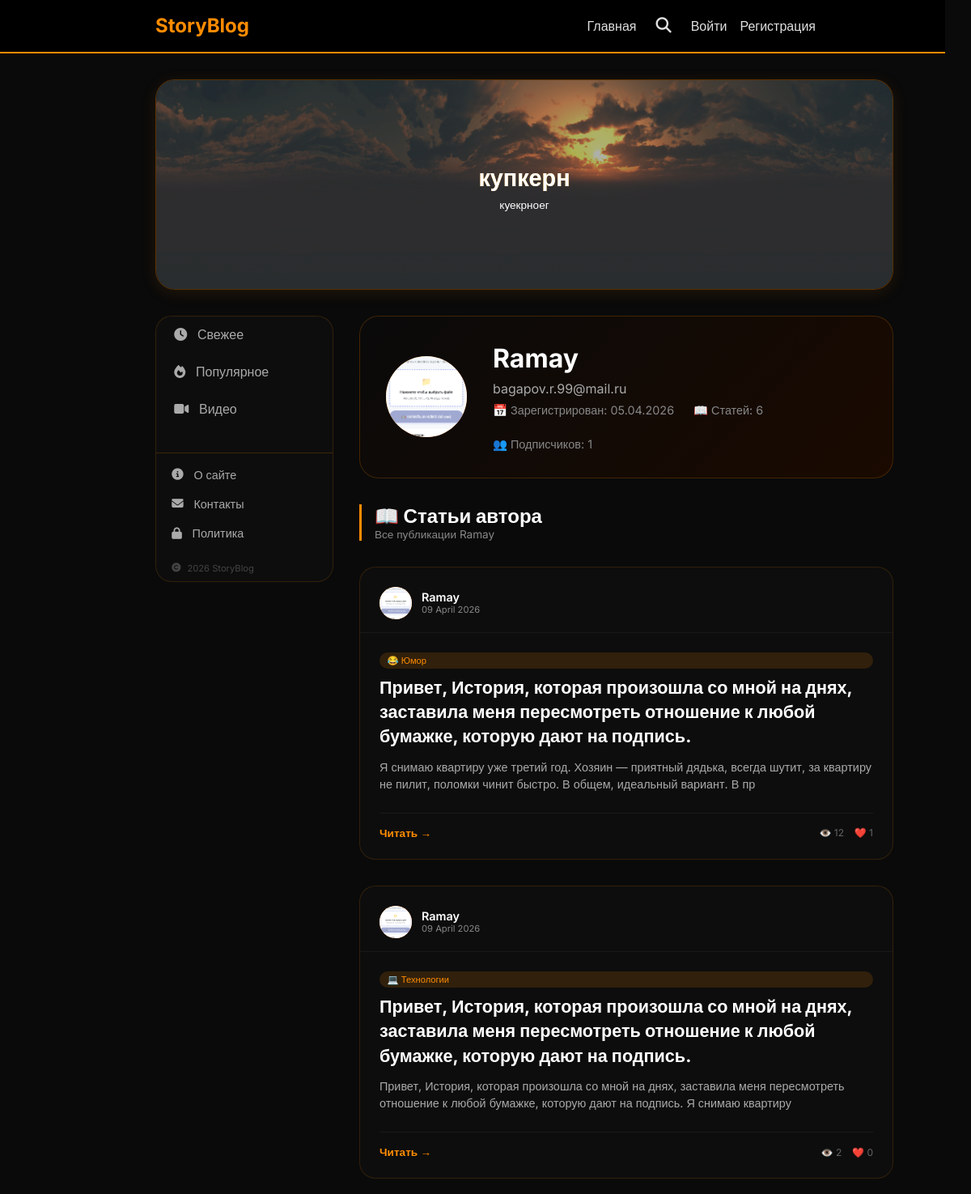
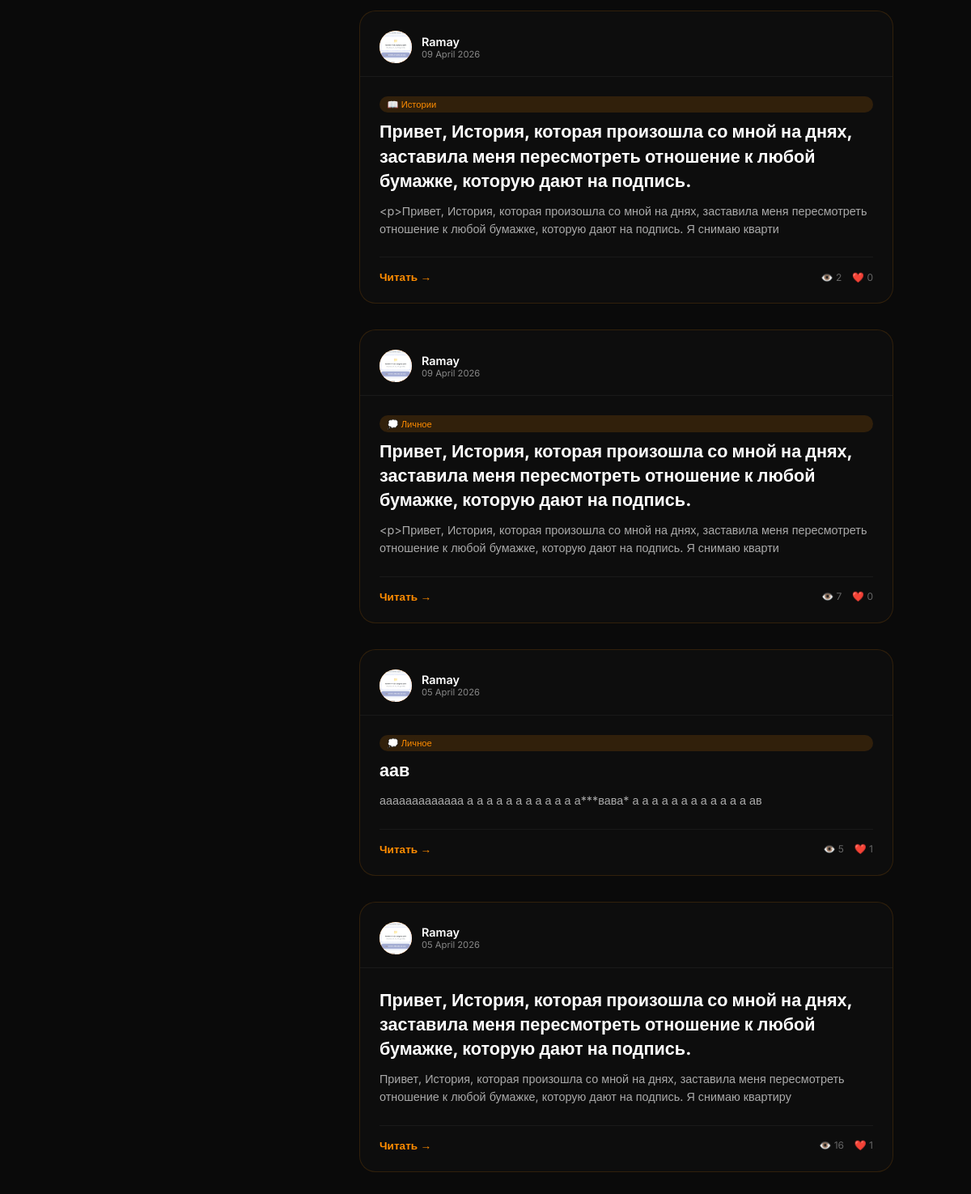
Page /user/1 on the committed database (2 pictures, top to bottom).
### database.py (models this page shows)
class SliderItem(Base):
    __tablename__ = 'slider_items'
    id = Column(Integer, primary_key=True)
    title = Column(String, default='')
    label = Column(String, default='')
    icon = Column(String, default='📖')
    image_url = Column(String, default='')
    link = Column(String, default='')
    is_active = Column(Boolean, default=True)
    order = Column(Integer, default=0)
    image_position = Column(String, default='cover')
    text_position = Column(String, default='center')
    text_color = Column(String, default='#ffffff')
    text_size = Column(String, default='medium')
    overlay_opacity = Column(Integer, default=30)
    created_at = Column(DateTime, default=datetime.now)

class User(Base):
    __tablename__ = 'users'
    id = Column(Integer, primary_key=True)
    email = Column(String, unique=True, index=True)
    username = Column(String, unique=True, index=True)
    hashed_password = Column(String)
    avatar = Column(String, default='default.png')
    is_admin = Column(Boolean, default=False)
    is_active = Column(Boolean, default=True)
    created_at = Column(DateTime, default=datetime.now)

class Article(Base):
    __tablename__ = 'articles'
    id = Column(Integer, primary_key=True)
    title = Column(String, index=True)
    slug = Column(String, unique=True, index=True)
    description = Column(String, default='')
    content = Column(Text)
    user_id = Column(Integer, ForeignKey('users.id'))
    is_published = Column(Boolean, default=False)
    views = Column(Integer, default=0)
    likes = Column(Integer, default=0)
    created_at = Column(DateTime, default=datetime.now)
    updated_at = Column(DateTime, default=datetime.now, onupdate=datetime.now)

class Category(Base):
    __tablename__ = 'categories'
    id = Column(Integer, primary_key=True)
    name = Column(String, unique=True)
    slug = Column(String, unique=True)
    icon = Column(String, default='📁')
    color = Column(String, default='#ff8c00')
    created_at = Column(DateTime, default=datetime.now)

### main.py (the view)
@app.get("/user/{user_id}", response_class=HTMLResponse)
async def user_profile(request: Request, user_id: int, db: Session = Depends(get_db)):
    current_user = get_current_user(request, db)
    author = db.query(User).filter(User.id == user_id).first()
    if not author:
        return templates.TemplateResponse("404.html", {"request": request, "user": current_user}, status_code=404)
    articles = db.query(Article).filter(Article.user_id == user_id, Article.is_published == True).order_by(Article.created_at.desc()).all()
    for article in articles:
        article_cat = db.query(ArticleCategory).filter(ArticleCategory.article_id == article.id).first()
        if article_cat:
            cat = db.query(Category).filter(Category.id == article_cat.category_id).first()
            article.category = cat
    is_subscribed = False
    subscribers_count = db.query(Subscription).filter(Subscription.author_id == user_id).count()
    if current_user:
        is_subscribed = db.query(Subscription).filter(
            Subscription.subscriber_id == current_user.id,
            Subscription.author_id == user_id
        ).first() is not None
    slider_items = db.query(SliderItem).filter(SliderItem.is_active == True).order_by(SliderItem.order).all()
    return templates.TemplateResponse("user_profile.html", {
        "request": request,
        "user": current_user,
        "author": author,
        "articles": articles,
        "is_subscribed": is_subscribed,
        "subscribers_count": subscribers_count,
        "slider_items": slider_items,
        "meta_title": f"{author.username} — статьи и публикации",
        "meta_description": f"Все статьи автора {author.username}"
    })

### templates/user_profile.html (shortened to what this page needs)
{% extends "base.html" %}
{% block content %}
<div class="author-header">
    <div class="author-avatar-large">
        {% if author.avatar and author.avatar != 'default.png' %}
        <img src="/static/avatars/{{ author.avatar }}" alt="Аватар">
        {% else %}
        {{ author.username[0]|upper if author.username else 'U' }}
        {% endif %}
    </div>
    <div class="author-info">
        <h1>{{ author.username }}</h1>
        <p style="color: #aaa;">{{ author.email }}</p>
        <div class="author-meta">
            <span>📅 Зарегистрирован: {{ author.created_at.strftime('%d.%m.%Y') }}</span>
            <span>📖 Статей: {{ articles|length }}</span>
            <span>👥 Подписчиков: {{ subscribers_count }}</span>
        </div>
    </div>
</div>
<div class="section-header">
    <h2>📖 Статьи автора</h2>
    <p>Все публикации {{ author.username }}</p>
</div>
<div class="articles-grid">
    {% for article in articles %}
    <div class="article-card">
        <div class="card-header">
            <div class="author-avatar">
                {% if author.avatar and author.avatar != 'default.png' %}
                <img src="/static/avatars/{{ author.avatar }}" alt="Аватар">
                {% else %}
                {{ author.username[0]|upper }}
                {% endif %}
            </div>
            <div>
                <div class="author-name">{{ author.username }}</div>
                <div class="post-date">{{ article.created_at.strftime('%d %B %Y') }}</div>
            </div>
        </div>
        <div class="card-content">
            {% if article.category %}
            <div class="cat-badge">{{ article.category.icon }} {{ article.category.name }}</div>
            {% endif %}
            <h3 class="article-title">
                <a href="/article/{{ article.slug }}">{{ article.title }}</a>
            </h3>
            <div class="article-excerpt">
                {{ article.description[:200] }}{% if article.description|length > 200 %}...{% endif %}
            </div>
            <div class="card-footer">
                <a href="/article/{{ article.slug }}" class="read-more">
                    Читать →
                </a>
                <div class="stats-mini">
                    <span>👁️ {{ article.views }}</span>
                    <span>❤️ {{ article.likes }}</span>
                </div>
            </div>
        </div>
    </div>
    {% else %}
    <div class="empty-state">
        <div class="empty-state-icon">📭</div>
        <h3>У автора пока нет статей</h3>
        <p style="color: #888;">Следите за обновлениями</p>
    </div>
    {% endfor %}
</div>
{% endblock %}

### templates/base.html (shortened to what this page needs)
<!DOCTYPE html>
<html lang="ru">
<head>
    <link href="https://cdn.quilljs.com/1.3.6/quill.snow.css" rel="stylesheet">
    <link rel="stylesheet" href="https://cdnjs.cloudflare.com/ajax/libs/font-awesome/6.5.1/css/all.min.css">
</head>
<body>
    <nav class="navbar">
        <h2><a href="/" style="color:#ff8c00; text-decoration:none;">StoryBlog</a></h2>
        <div class="nav-links">
            <a href="/">Главная</a>
            <div class="search-wrapper">
                <button class="search-icon-btn" id="searchIconBtn" onclick="toggleSearch()">
                    <i class="fas fa-search"></i>
                </button>
            </div>
            {% if user %}
                <a href="/create">Написать</a>
                <div class="notif-menu">
                    <button class="notif-btn" onclick="toggleNotifMenu()">
                        <i class="fas fa-bell"></i>
                        <span id="notif-badge" class="notif-badge" style="display: none;"></span>
                    </button>
                    <div id="notifDropdown" class="notif-dropdown">
                        <div class="notif-header">
                            <span>🔔 Уведомления</span>
                            <button class="notif-mark-all" onclick="markAllNotifications()">Отметить все</button>
                        </div>
                        <div class="notif-list" id="notifList">
                            <div class="notif-empty">Загрузка...</div>
                        </div>
                    </div>
                </div>
                <div class="user-menu">
                    <button class="user-menu-btn" onclick="toggleUserMenu()">
                        {% if user.avatar and user.avatar != 'default.png' %}
                        <img src="/static/avatars/{{ user.avatar }}" class="nav-avatar">
                        {% else %}
                        <span class="nav-avatar-placeholder">{{ user.username[0]|upper }}</span>
                        {% endif %}
                        {{ user.username }}
                        <span style="font-size: 0.7rem;">▼</span>
                    </button>
                    <div id="userDropdown" class="user-dropdown">
                        <div style="padding: 0.75rem 1rem; border-bottom: 1px solid #333; background: #0d0d0d;">
                            <div style="font-weight: bold; color: #ff8c00;">{{ user.username }}</div>
                            <div style="font-size: 0.7rem; color: #666;">{{ user.email }}</div>
                        </div>
                        <a href="/profile" class="dropdown-item"><i class="fas fa-user"></i> Мой профиль</a>
                        <a href="/settings" class="dropdown-item"><i class="fas fa-cog"></i> Настройки</a>
                        <a href="/my-subscriptions" class="dropdown-item"><i class="fas fa-users"></i> Подписки</a>
                        <a href="/my-bookmarks" class="dropdown-item"><i class="fas fa-bookmark"></i> Закладки</a>
                        <a href="/create" class="dropdown-item"><i class="fas fa-pen-alt"></i> Написать</a>
                        <div style="border-top: 1px solid #333;"></div>
                        <a href="/logout" class="dropdown-item" style="color: #ef4444;"><i class="fas fa-sign-out-alt"></i> Выйти</a>
                    </div>
                </div>
                {% if user.is_admin %}<a href="/admin">Админ</a>{% endif %}
            {% else %}
                <a href="/login">Войти</a>
                <a href="/register">Регистрация</a>
            {% endif %}
        </div>
    </nav>
    <div class="container">
        {% block hero %}
        <div class="hero" id="heroBlock">
            <div class="hero-slider">
                <div class="hero-slider-track" id="heroSliderTrack">
                    {% for item in slider_items %}
                    <div class="hero-slide" {% if item.link %}onclick="location.href='{{ item.link }}'" style="cursor: pointer;"{% endif %}>
                        {% if item.image_url %}
                        <img src="{{ item.image_url }}" class="hero-slide-bg" alt="slide" style="object-fit: {{ item.image_position if item.image_position else 'cover' }};">
                        {% endif %}
                        {% if item.overlay_opacity and item.overlay_opacity > 0 %}
                        <div class="hero-slide-overlay" style="background: rgba(0,0,0,{{ item.overlay_opacity / 100 }});"></div>
                        {% endif %}
                        {% if item.title %}
                        <h1 style="color: {{ item.text_color if item.text_color else '#ffffff' }}; font-size: {% if item.text_size == 'small' %}1.2rem{% elif item.text_size == 'large' %}2.2rem{% else %}1.8rem{% endif %};">
                            {{ item.title }}
                        </h1>
                        {% endif %}
                        {% if item.label %}
                        <p style="color: {{ item.text_color if item.text_color else '#ffffff' }}; font-size: {% if item.text_size == 'small' %}0.7rem{% elif item.text_size == 'large' %}1rem{% else %}0.85rem{% endif %};">
                            {{ item.label }}
                        </p>
                        {% endif %}
                    </div>
                    {% endfor %}
                </div>
            </div>
        </div>
        {% endblock %}
        <div class="layout">
{% block left_menu %}
<div class="left-menu">
    <div class="left-menu-item {% if feed == 'fresh' %}active{% endif %}" data-feed="fresh" onclick="switchFeed('fresh')">
        <i class="fas fa-clock"></i> Свежее
    </div>
    <div class="left-menu-item {% if feed == 'popular' %}active{% endif %}" data-feed="popular" onclick="switchFeed('popular')">
        <i class="fas fa-fire"></i> Популярное
    </div>
    <div class="left-menu-item" data-feed="videos" onclick="switchFeed('videos')">
        <i class="fas fa-video"></i> Видео
    </div>
    <div class="menu-footer">
        <a href="/about" class="menu-footer-item">
            <i class="fas fa-info-circle"></i> О сайте
        </a>
        <a href="/contacts" class="menu-footer-item">
            <i class="fas fa-envelope"></i> Контакты
        </a>
        <a href="/privacy" class="menu-footer-item">
            <i class="fas fa-lock"></i> Политика
        </a>
        <div class="menu-footer-copyright">
            <i class="fas fa-copyright"></i> 2026 StoryBlog
        </div>
    </div>
</div>
{% endblock %}
            <div class="content-right">
                {% block content %}{% endblock %}
            </div>
        </div>
    </div>
</body>
</html>

### templates/base.html (style rules this page uses)
* { margin: 0; padding: 0; box-sizing: border-box; }
body { font-family: 'Inter', sans-serif; background: #0a0a0a; color: #e0e0e0; padding-right: 2rem; }
.navbar { background: #000; border-bottom: 2px solid #ff8c00; padding: 1rem 2rem; display: flex; justify-content: space-between; align-items: center; flex-wrap: wrap; gap: 1rem; padding-right: 10rem; }
.navbar h2 { margin-left: 10rem; }
.nav-links { display: flex; align-items: center; flex-wrap: wrap; gap: 1rem; }
.nav-links a { color: #e0e0e0; text-decoration: none; transition: color 0.3s; display: inline-flex; align-items: center; gap: 0.3rem; }
.container { max-width: 1200px; margin: 2rem auto; padding: 0 2rem; margin-left: 10rem; margin-right: 2rem; }
.search-wrapper { position: relative; display: inline-flex; align-items: center; }
.search-icon-btn { background: none; border: none; color: #e0e0e0; cursor: pointer; font-size: 1.2rem; padding: 0.3rem 0.5rem; border-radius: 40px; transition: background 0.2s; }
.hero { position: relative; height: 260px; width: 100%; max-width: 1200px; margin-left: auto; margin-right: auto; border-radius: 24px; overflow: hidden; margin-bottom: 2rem; background: linear-gradient(135deg, #0a0a0a 0%, #1a0a00 100%); border: 1px solid rgba(255, 140, 0, 0.3); box-shadow: 0 4px 20px rgba(255, 140, 0, 0.1); }
.hero-slider { width: 100%; height: 100%; overflow: hidden; }
.hero-slider-track { display: flex; width: 100%; height: 100%; transition: transform 0.5s ease-in-out; }
.hero-slide { position: relative; min-width: 100%; height: 100%; flex-shrink: 0; display: flex; flex-direction: column; align-items: center; justify-content: center; text-align: center; }
.hero-slide-bg { position: absolute; top: 0; left: 0; width: 100%; height: 100%; object-fit: cover; z-index: 0; }
.hero-slide-overlay { position: absolute; top: 0; left: 0; width: 100%; height: 100%; z-index: 1; }
.hero-slide h1 { position: relative; z-index: 2; font-size: 1.8rem; background: linear-gradient(135deg, #ff8c00 0%, #ffcc00 100%); -webkit-background-clip: text; background-clip: text; color: transparent; margin-bottom: 0.5rem; }
.hero-slide p { position: relative; z-index: 2; font-size: 0.85rem; color: #fff; max-width: 600px; margin: 0 auto; }
.hero-slider-track { cursor: grab; user-select: none; -webkit-user-select: none; }
.hero-slide { user-select: none; -webkit-user-select: none; pointer-events: auto; }
.layout { display: flex; gap: 2rem; align-items: flex-start; }
.left-menu { width: 220px; flex-shrink: 0; position: sticky; top: 2rem; background: #0d0d0d; border-radius: 20px; border: 1px solid rgba(255, 140, 0, 0.15); overflow: hidden; }
.left-menu-item { display: flex; align-items: center; gap: 0.8rem; padding: 0.8rem 1.2rem; color: #aaa; background: none; border: none; width: 100%; text-align: left; cursor: pointer; transition: all 0.2s; border-left: 3px solid transparent; font-size: 1rem; text-decoration: none; }
.menu-footer { margin-top: 2rem; padding-top: 0.5rem; border-top: 1px solid rgba(255, 140, 0, 0.2); }
.menu-footer-item { display: flex; align-items: center; gap: 0.8rem; padding: 0.6rem 1.2rem; color: #aaa; font-size: 0.9rem; text-decoration: none; transition: all 0.2s; border-radius: 12px; }
.menu-footer-copyright { display: flex; align-items: center; gap: 0.5rem; padding: 0.6rem 1.2rem; color: #444; font-size: 0.7rem; margin-top: 0.5rem; }
.content-right { flex: 1; min-width: 0; }

### rows in the picture
SliderItem: image_url (picture), title "купкерн", label "куекрноег"
User: avatar (picture), username "Ramay", email "bagapov.r.99@mail.ru", created_at "05.04.2026"
Article: avatar (picture), created_at "09 April 2026", category.icon "😂", category.name "Юмор", title "Привет, История, которая произошла со мной на днях, заставила меня пересмотреть отношение к любой бумажке, которую дают на подпись.", description "Я снимаю квартиру уже третий год. Хозяин — приятный дядька, всегда шутит, за квартиру не пилит, поломки чинит быстро. В общем, идеальный вариант. В пр", views "12", likes "1"
Article: avatar (picture), created_at "09 April 2026", category.icon "💻", category.name "Технологии", title "Привет, История, которая произошла со мной на днях, заставила меня пересмотреть отношение к любой бумажке, которую дают на подпись.", description "Привет, История, которая произошла со мной на днях, заставила меня пересмотреть отношение к любой бумажке, которую дают на подпись. Я снимаю квартиру", views "2", likes "0"
Article: avatar (picture), created_at "09 April 2026", category.icon "📖", category.name "Истории", title "Привет, История, которая произошла со мной на днях, заставила меня пересмотреть отношение к любой бумажке, которую дают на подпись.", description "<p>Привет, История, которая произошла со мной на днях, заставила меня пересмотреть отношение к любой бумажке, которую дают на подпись. Я снимаю кварти", views "2", likes "0"
Article: avatar (picture), created_at "09 April 2026", category.icon "💭", category.name "Личное", title "Привет, История, которая произошла со мной на днях, заставила меня пересмотреть отношение к любой бумажке, которую дают на подпись.", description "<p>Привет, История, которая произошла со мной на днях, заставила меня пересмотреть отношение к любой бумажке, которую дают на подпись. Я снимаю кварти", views "7", likes "0"
Article: avatar (picture), created_at "05 April 2026", category.icon "💭", category.name "Личное", title "аав", description "ааааааааааааа а а а а а а а а а а а а***вава* а а а а а а а а а а а а ав", views "5", likes "1"
Article: avatar (picture), created_at "05 April 2026", title "Привет, История, которая произошла со мной на днях, заставила меня пересмотреть отношение к любой бумажке, которую дают на подпись.", description "Привет, История, которая произошла со мной на днях, заставила меня пересмотреть отношение к любой бумажке, которую дают на подпись. Я снимаю квартиру", views "16", likes "1"

### other values in the picture
{{ articles|length }} "6"
{{ subscribers_count }} "1"
